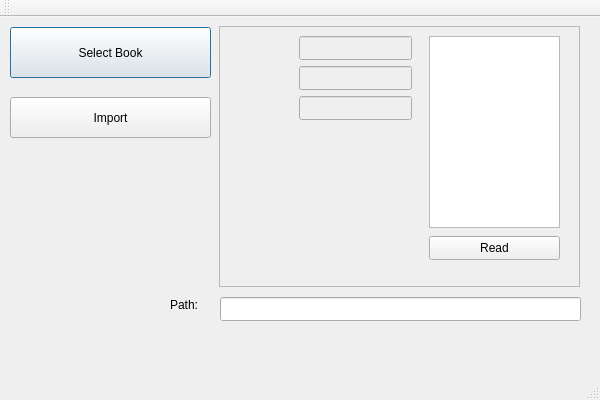
<?xml version="1.0" encoding="UTF-8"?>
<ui version="4.0">
 <class>EpubReaderQtClass</class>
 <widget class="QMainWindow" name="EpubReaderQtClass">
  <property name="geometry">
   <rect>
    <x>0</x>
    <y>0</y>
    <width>600</width>
    <height>400</height>
   </rect>
  </property>
  <property name="cursor">
   <cursorShape>ArrowCursor</cursorShape>
  </property>
  <property name="windowTitle">
   <string>EpubReaderQt</string>
  </property>
  <property name="windowIcon">
   <iconset theme="QIcon::ThemeIcon::FolderOpen"/>
  </property>
  <property name="autoFillBackground">
   <bool>false</bool>
  </property>
  <widget class="QWidget" name="centralWidget">
   <widget class="QPushButton" name="selectBookBtn">
    <property name="geometry">
     <rect>
      <x>10</x>
      <y>10</y>
      <width>201</width>
      <height>51</height>
     </rect>
    </property>
    <property name="text">
     <string>Select Book</string>
    </property>
    <property name="default">
     <bool>true</bool>
    </property>
   </widget>
   <widget class="QFrame" name="DisplayFrame">
    <property name="geometry">
     <rect>
      <x>219</x>
      <y>9</y>
      <width>361</width>
      <height>261</height>
     </rect>
    </property>
    <property name="frameShape">
     <enum>QFrame::Shape::StyledPanel</enum>
    </property>
    <property name="frameShadow">
     <enum>QFrame::Shadow::Raised</enum>
    </property>
    <widget class="QLineEdit" name="titleLine">
     <property name="enabled">
      <bool>false</bool>
     </property>
     <property name="geometry">
      <rect>
       <x>80</x>
       <y>10</y>
       <width>113</width>
       <height>24</height>
      </rect>
     </property>
    </widget>
    <widget class="QLabel" name="TitleLabel">
     <property name="geometry">
      <rect>
       <x>10</x>
       <y>10</y>
       <width>51</width>
       <height>20</height>
      </rect>
     </property>
     <property name="text">
      <string/>
     </property>
    </widget>
    <widget class="QLabel" name="AuthorLabel">
     <property name="geometry">
      <rect>
       <x>10</x>
       <y>40</y>
       <width>51</width>
       <height>20</height>
      </rect>
     </property>
     <property name="text">
      <string/>
     </property>
    </widget>
    <widget class="QLineEdit" name="authorLine">
     <property name="enabled">
      <bool>false</bool>
     </property>
     <property name="geometry">
      <rect>
       <x>80</x>
       <y>40</y>
       <width>113</width>
       <height>24</height>
      </rect>
     </property>
    </widget>
    <widget class="QLineEdit" name="publisherLine">
     <property name="enabled">
      <bool>false</bool>
     </property>
     <property name="geometry">
      <rect>
       <x>80</x>
       <y>70</y>
       <width>113</width>
       <height>24</height>
      </rect>
     </property>
    </widget>
    <widget class="QLabel" name="PublisherLabel">
     <property name="geometry">
      <rect>
       <x>10</x>
       <y>70</y>
       <width>51</width>
       <height>16</height>
      </rect>
     </property>
     <property name="text">
      <string/>
     </property>
    </widget>
    <widget class="QGraphicsView" name="graphicsView">
     <property name="geometry">
      <rect>
       <x>210</x>
       <y>10</y>
       <width>131</width>
       <height>192</height>
      </rect>
     </property>
    </widget>
    <widget class="QPushButton" name="readBtn">
     <property name="geometry">
      <rect>
       <x>210</x>
       <y>210</y>
       <width>131</width>
       <height>24</height>
      </rect>
     </property>
     <property name="text">
      <string>Read</string>
     </property>
    </widget>
   </widget>
   <widget class="QLineEdit" name="PathLine">
    <property name="geometry">
     <rect>
      <x>220</x>
      <y>280</y>
      <width>361</width>
      <height>24</height>
     </rect>
    </property>
   </widget>
   <widget class="QLabel" name="PathLabel">
    <property name="geometry">
     <rect>
      <x>170</x>
      <y>280</y>
      <width>31</width>
      <height>16</height>
     </rect>
    </property>
    <property name="text">
     <string>Path:</string>
    </property>
    <property name="textFormat">
     <enum>Qt::TextFormat::AutoText</enum>
    </property>
   </widget>
   <widget class="QPushButton" name="importBtn">
    <property name="geometry">
     <rect>
      <x>10</x>
      <y>80</y>
      <width>201</width>
      <height>41</height>
     </rect>
    </property>
    <property name="text">
     <string>Import</string>
    </property>
   </widget>
  </widget>
  <widget class="QMenuBar" name="menuBar">
   <property name="geometry">
    <rect>
     <x>0</x>
     <y>0</y>
     <width>600</width>
     <height>21</height>
    </rect>
   </property>
  </widget>
  <widget class="QToolBar" name="mainToolBar">
   <attribute name="toolBarArea">
    <enum>TopToolBarArea</enum>
   </attribute>
   <attribute name="toolBarBreak">
    <bool>false</bool>
   </attribute>
  </widget>
  <widget class="QStatusBar" name="statusBar"/>
 </widget>
 <layoutdefault spacing="6" margin="11"/>
 <resources>
  <include location="EpubReaderQt.qrc"/>
 </resources>
 <connections/>
</ui>
